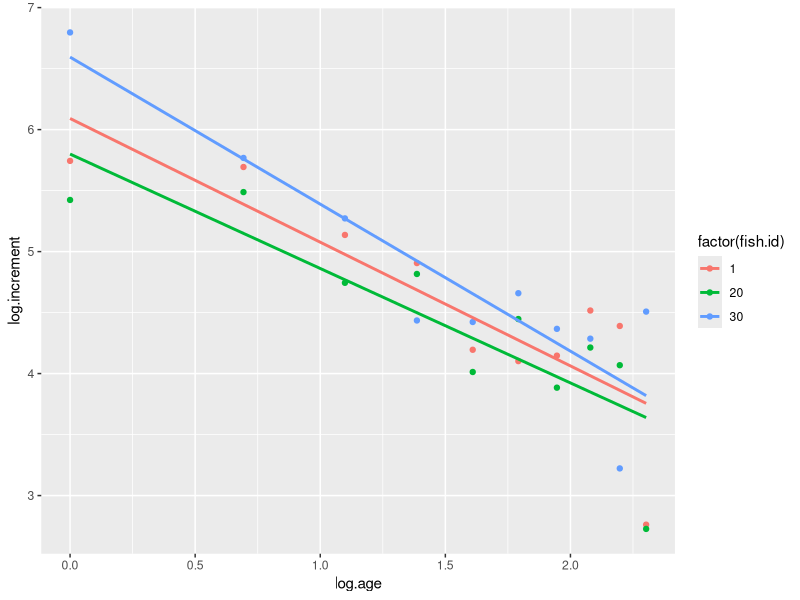
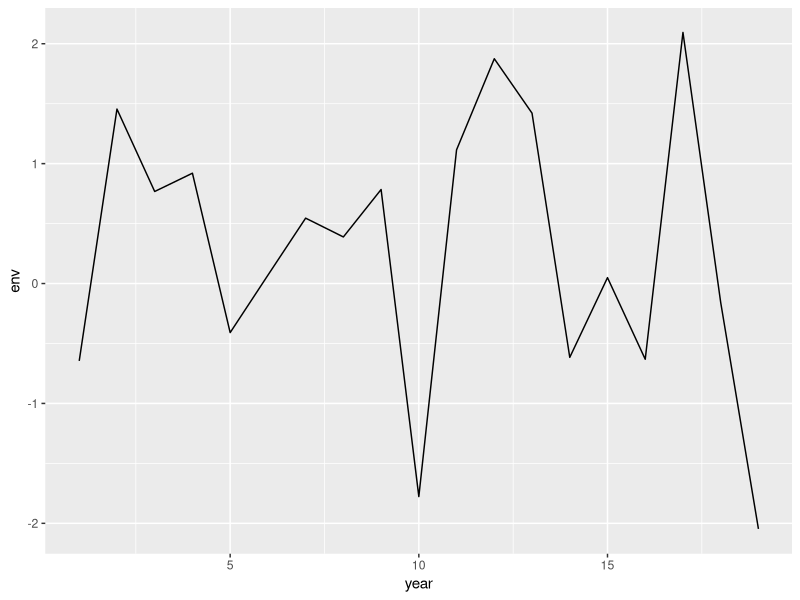

Source code (R) for these figures, in order: (Note: this script raises an error after producing the figures.)

# Setup -------------------------------------------------------------------
library(tidyverse)
library(lme4)


# Fixed effect vs Random effect -------------------------------------------
# simulation data
fish.n = 200
fish.sd = 0.1
cohort.n = 10
aac = 10
env.sd = 1
env.eff = 0.5
log.age.eff = -1
grand.i = 6
error.sd = 0.25 

year.n <- cohort.n + aac - 1
env <- rnorm(n = year.n, mean = 0, sd = env.sd)
year.env <- tibble(year = seq(1,year.n), env = env)

fish <- tibble(
  fish.id = 1:fish.n,
  fish.i  = rnorm(fish.n, 0, fish.sd), # random intercept
  cohort = rep(seq(1, cohort.n), each = 20)
)

dat <- crossing(
  fish.id = fish$fish.id, # get fishid from fish data
  age = seq(1, aac)) %>%
  left_join(fish, by = "fish.id") %>%
  mutate(year = age + cohort - 1) %>%
  left_join(year.env, by = "year") %>% 
  mutate(log.age = log(age)) %>%
  mutate(
    # calculate error term (normally distributed residual with SD set above)
    err = rnorm(nrow(.), 0, error.sd),
    # calculate DV from intercepts, effects, and error
    log.increment = grand.i + log.age.eff*log.age + fish.i + err + env.eff*env 
  )

# example too few grouping levels
dat_12 <- dat %>% filter(fish.id %in% c(1, 20, 30))
ggplot(data = dat_12, aes(x = log.age, y = log.increment, color = factor(fish.id) )) + 
  geom_point() + 
  geom_smooth(method = "lm", se = F)

lm <- lm(log.increment ~ 1 + log.age + factor(fish.id), data = dat_12)
summary(lm)
# log.increment(fish.id.20) ~ 5.7 + -0.8*log.age + 0.12
# log.increment(fish.id.1) ~ 5.7 + -0.8*log.age + 0
# log.increment(fish.id.1) ~ 5.7 + -0.8*log.age - 0.02

lmer <- lmer(log.increment ~ 1 + log.age + (1 | fish.id), data = dat_12)
summary(lmer)
# log.increment ~ 5.7 + -0.7*log.age + alpha_fish.id

# example too many grouping levels
lmer <- lmer(log.increment ~ 1 + log.age + (1 | fish.id) + env, data = dat)
summary(lmer)

ggplot(data = dat, aes(x = year, y = env)) + geom_line()

# NOTE:
# if too few grouping levels (fishid) - rule of thump less than 5 is too few -> variable as fixed effect
# variable as fixed effect -> the model can have good estimation 
# variable as random effect -> the model cannot have good estimation

# if too many grouping levels (fishid) - rule of thump more than 5 is too many -> variable as random effect
# variable as fixed effect -> the model cannot good estimation 
# variable as random effect -> the model can have good estimation


# Cohort vs Year problem --------------------------------------------------

# Note: Should include only Year instead of both Year and Cohort

# VARIABLES
# increment raw increment values
# age       fish age, log and then scaled (x - mean(x)/sd(x)) | age = s.(log(Age)) | raw values: Age 
# pop       population (4bc, 7a, 8ab)
# pop.year  index of year nested in population (e.g. 4bc:1970) 

data <- read_rds(file.path("D:/OneDrive - UGent/FWO/@FWO/01_fwo_phd/fwo_phd_git/ch1_otolith-growth_lmm/lme4-vs-inla/note_lme4-vs-inla_data.rds"))

# only 8ab
# data <- data %>% filter(pop == "8ab", Age == 1) #can try fitting only Age 1 to see the trend vs raw data
data <- data %>% filter(pop == "8ab")

# raw data Age 1
ggplot(data = data %>% filter(Age == 1), aes(x = year, y = increment)) + 
  geom_point() + 
  geom_smooth()

# fit year only
m.year <- lmer(increment ~ 1 + (1 | year), data)

re.year <- as.data.frame(ranef(m.year)$year) 
re.year <- re.year %>% mutate(time = as.numeric(rownames(re.year)),
                              model = "year.only")

ggplot(data = re.year, aes(x = time, y = `(Intercept)`, color = model)) + 
  geom_line() + 
  geom_hline(yintercept = 0, linetype = "dashed")

# fit cohort only
m.cohort <- lmer(increment ~ 1 + (1 | cohort), data)

re.cohort <- as.data.frame(ranef(m.cohort)$cohort) 
re.cohort <- re.cohort %>% mutate(time = as.numeric(rownames(re.cohort)),
                              model = "cohort.only")

ggplot(data = re.cohort, aes(x = time, y = `(Intercept)`, color = model)) + 
  geom_line() + 
  geom_hline(yintercept = 0, linetype = "dashed")


# fit year and cohort together
m.year.cohort <- lmer(increment ~ 1 + (1 | year) +  (1 | cohort), data)
re.year2 <- as.data.frame(ranef(m.year.cohort)$year) 
re.year2 <- re.year2 %>% mutate(time = as.numeric(rownames(re.year2)),
                                  model = "year")

ggplot(data = re.year2, aes(x = time, y = `(Intercept)`, color = model)) + 
  geom_line() + 
  geom_hline(yintercept = 0, linetype = "dashed")


re.cohort2 <- as.data.frame(ranef(m.year.cohort)$cohort) 
re.cohort2 <- re.cohort2 %>% mutate(time = as.numeric(rownames(re.cohort2)),
                                model = "cohort")

ggplot(data = re.cohort2, aes(x = time, y = `(Intercept)`, color = model)) + 
  geom_line() + 
  geom_hline(yintercept = 0, linetype = "dashed")

# add year, cohort from both year and cohort model 
# and year from year only model
re.year.cohort <- bind_rows(re.year2, re.cohort2, re.year)
ggplot(data = re.year.cohort, aes(x = time, y = `(Intercept)`, color = model)) + 
  geom_line() + 
  geom_hline(yintercept = 0, linetype = "dashed")

# centered: x - mean(x)
ggplot(data = data, aes(x = log(Age), y = log(AnnulusDiameterIncrement.um))) + geom_point()
ggplot(data = data, aes(x = scale(log(Age), scale = F) , y = log(AnnulusDiameterIncrement.um))) + geom_point()


